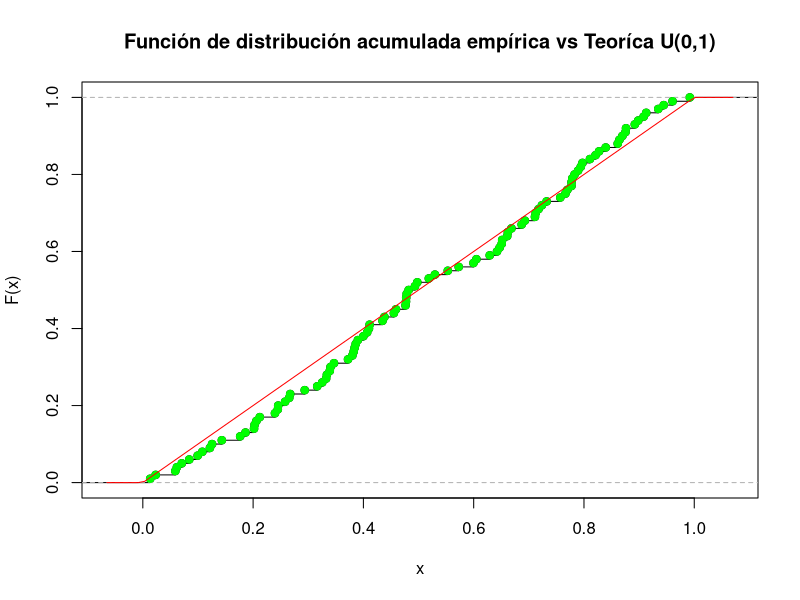
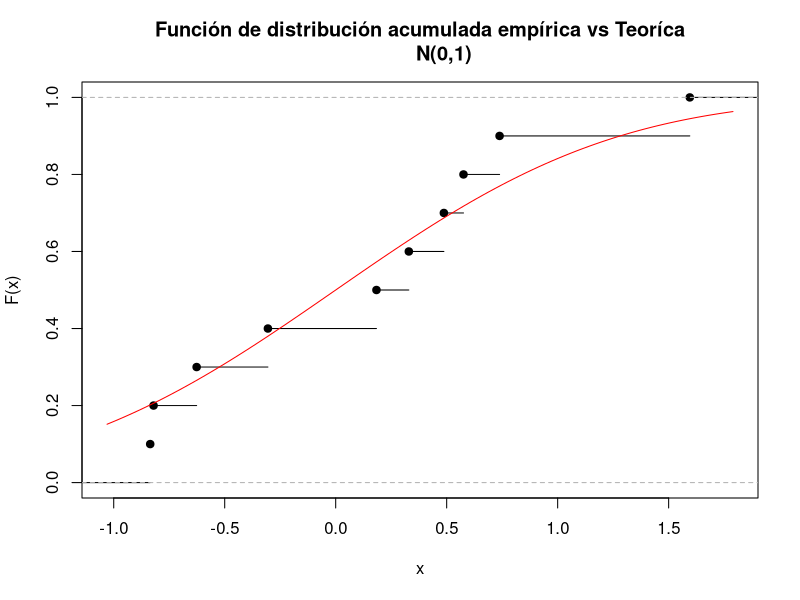

Source code (R) for these figures, in order:
# ESTE TEST ES PARA ALBSOLUTAMENTE CONTINUAS. SI PUEDO USARLO LO USARÉ
# VAMOS A HACER USO DEL CONTRASTE DE KOLMOGOROV-SMIRNOV PARA COMPROBAR SI UNA MUESTRA SIGUE UNA DISTRIBUCIÓN UNIFORME
# PARA ELLO, VAMOS A GENERAR UNA MUESTRA DE NÚMEROS
set.seed(1)
num.al = runif(100)
res = ks.test(num.al, "punif", 0, 1) #Uso punif porque es la función de distribución acumulada de la uniforme

str(res)
print(res$p.value)

# AHORA VAMOS A HACERLO DE MANERA GRÁFICA

## DIBUJAMOS LA FUNCIÓN DE DISTRIBUCIÓN ACUMULADA EMPÍRICA
emp = ecdf(num.al)
plot(emp, main="Función de distribución acumulada empírica vs Teoríca U(0,1)", xlab="x", ylab="F(x)")
points(num.al, emp(num.al), col="green", pch=19)
#abline(0,1, col="red") # Dibuja la función de distribución acumulada teórica
curve(punif(x,0,1), col="red", add=TRUE) # Dibuja la función de distribución acumulada teórica


# PARA LA NORMAL VAMOS A HACERLO CON LA FUNCIÓN rnorm
set.seed(1)
num.al2 = rnorm(10, mean=0, sd=1)
emp = ecdf(num.al2)
plot(emp, main="Función de distribución acumulada empírica vs Teoríca
        N(0,1)", xlab="x", ylab="F(x)")
curve(pnorm(x,0,1), col="red", add=TRUE) # Dibuja la función de distribución acumulada teórica

print(ks.test(num.al2, pnorm)) #Uso pnorm porque es la función de distribución acumulada de la normal
print(ks.test(num.al2, punif)) #Uso punif porque es la función de distribución acumulada de la uniforme
